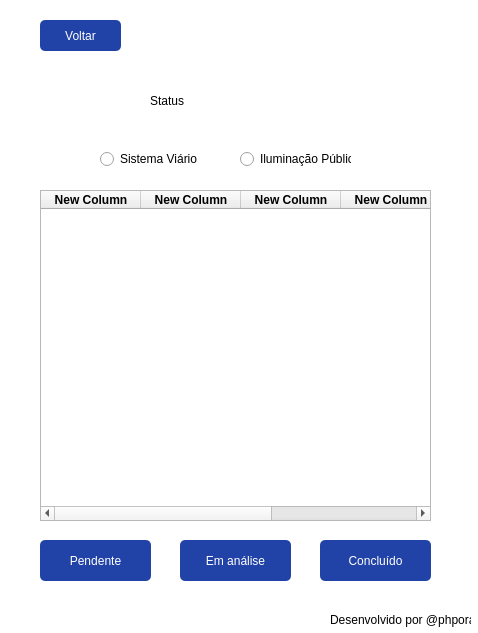
<?xml version="1.0" encoding="UTF-8"?>
<ui version="4.0">
 <class>Dialog</class>
 <widget class="QDialog" name="Dialog">
  <property name="enabled">
   <bool>true</bool>
  </property>
  <property name="geometry">
   <rect>
    <x>0</x>
    <y>0</y>
    <width>478</width>
    <height>633</height>
   </rect>
  </property>
  <property name="windowTitle">
   <string>Dialog</string>
  </property>
  <widget class="QWidget" name="bgwidget" native="true">
   <property name="geometry">
    <rect>
     <x>0</x>
     <y>0</y>
     <width>481</width>
     <height>641</height>
    </rect>
   </property>
   <property name="styleSheet">
    <string notr="true">QWidget#bgwidget{
	background-color: rgb(255, 255, 255);}</string>
   </property>
   <widget class="QLabel" name="label">
    <property name="geometry">
     <rect>
      <x>150</x>
      <y>70</y>
      <width>151</width>
      <height>61</height>
     </rect>
    </property>
    <property name="styleSheet">
     <string notr="true">font: 36pt &quot;MS Shell Dlg 2&quot;;</string>
    </property>
    <property name="text">
     <string>Status</string>
    </property>
   </widget>
   <widget class="QPushButton" name="apply_pendente">
    <property name="geometry">
     <rect>
      <x>40</x>
      <y>540</y>
      <width>111</width>
      <height>41</height>
     </rect>
    </property>
    <property name="styleSheet">
     <string notr="true">border-radius:5px;
background-color: rgb(33, 66, 166);
border-bottom-color: rgb(0, 0, 0);
font: 14pt &quot;MS Shell Dlg 2&quot;;
color: rgb(255, 255, 255);</string>
    </property>
    <property name="text">
     <string>Pendente</string>
    </property>
   </widget>
   <widget class="QLabel" name="label_3">
    <property name="geometry">
     <rect>
      <x>330</x>
      <y>610</y>
      <width>141</width>
      <height>20</height>
     </rect>
    </property>
    <property name="text">
     <string>Desenvolvido por @phporath</string>
    </property>
   </widget>
   <widget class="QLabel" name="error">
    <property name="geometry">
     <rect>
      <x>100</x>
      <y>520</y>
      <width>261</width>
      <height>16</height>
     </rect>
    </property>
    <property name="styleSheet">
     <string notr="true">font: 12pt &quot;MS Shell Dlg 2&quot;; color:red;</string>
    </property>
    <property name="text">
     <string/>
    </property>
   </widget>
   <widget class="QTableWidget" name="tableWidget">
    <property name="geometry">
     <rect>
      <x>40</x>
      <y>190</y>
      <width>391</width>
      <height>331</height>
     </rect>
    </property>
    <column>
     <property name="text">
      <string>New Column</string>
     </property>
     <property name="font">
      <font>
       <weight>75</weight>
       <bold>true</bold>
      </font>
     </property>
    </column>
    <column>
     <property name="text">
      <string>New Column</string>
     </property>
     <property name="font">
      <font>
       <weight>75</weight>
       <bold>true</bold>
      </font>
     </property>
    </column>
    <column>
     <property name="text">
      <string>New Column</string>
     </property>
     <property name="font">
      <font>
       <weight>75</weight>
       <bold>true</bold>
      </font>
     </property>
    </column>
    <column>
     <property name="text">
      <string>New Column</string>
     </property>
     <property name="font">
      <font>
       <weight>75</weight>
       <bold>true</bold>
      </font>
     </property>
    </column>
    <column>
     <property name="text">
      <string>New Column</string>
     </property>
     <property name="font">
      <font>
       <weight>75</weight>
       <bold>true</bold>
      </font>
     </property>
    </column>
   </widget>
   <widget class="QPushButton" name="apply_analise">
    <property name="geometry">
     <rect>
      <x>180</x>
      <y>540</y>
      <width>111</width>
      <height>41</height>
     </rect>
    </property>
    <property name="styleSheet">
     <string notr="true">border-radius:5px;
background-color: rgb(33, 66, 166);
border-bottom-color: rgb(0, 0, 0);
font: 14pt &quot;MS Shell Dlg 2&quot;;
color: rgb(255, 255, 255);</string>
    </property>
    <property name="text">
     <string>Em análise</string>
    </property>
   </widget>
   <widget class="QPushButton" name="apply_concluido">
    <property name="geometry">
     <rect>
      <x>320</x>
      <y>540</y>
      <width>111</width>
      <height>41</height>
     </rect>
    </property>
    <property name="styleSheet">
     <string notr="true">border-radius:5px;
background-color: rgb(33, 66, 166);
border-bottom-color: rgb(0, 0, 0);
font: 14pt &quot;MS Shell Dlg 2&quot;;
color: rgb(255, 255, 255);</string>
    </property>
    <property name="text">
     <string>Concluído</string>
    </property>
   </widget>
   <widget class="QRadioButton" name="bt_SV">
    <property name="geometry">
     <rect>
      <x>100</x>
      <y>150</y>
      <width>111</width>
      <height>18</height>
     </rect>
    </property>
    <property name="text">
     <string>Sistema Viário</string>
    </property>
    <property name="checked">
     <bool>false</bool>
    </property>
   </widget>
   <widget class="QRadioButton" name="bt_IP">
    <property name="geometry">
     <rect>
      <x>240</x>
      <y>150</y>
      <width>111</width>
      <height>18</height>
     </rect>
    </property>
    <property name="text">
     <string>Iluminação Pública</string>
    </property>
    <property name="checked">
     <bool>false</bool>
    </property>
   </widget>
   <widget class="QPushButton" name="back">
    <property name="geometry">
     <rect>
      <x>40</x>
      <y>20</y>
      <width>81</width>
      <height>31</height>
     </rect>
    </property>
    <property name="styleSheet">
     <string notr="true">border-radius:5px;
background-color: rgb(33, 66, 166);
border-bottom-color: rgb(0, 0, 0);
font: 14pt &quot;MS Shell Dlg 2&quot;;
color: rgb(255, 255, 255);</string>
    </property>
    <property name="text">
     <string>Voltar</string>
    </property>
    <property name="icon">
     <iconset theme="back"/>
    </property>
   </widget>
  </widget>
 </widget>
 <resources/>
 <connections/>
</ui>
